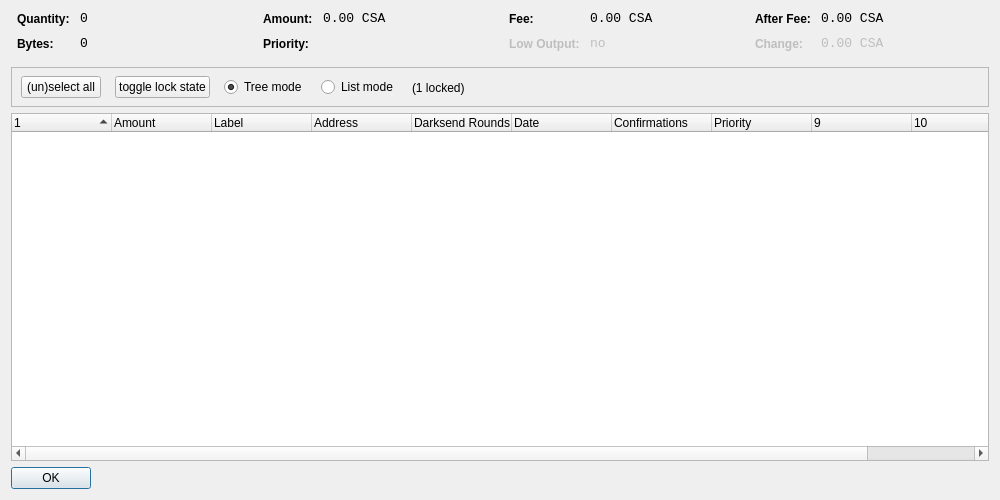
<?xml version="1.0" encoding="UTF-8"?>
<ui version="4.0">
 <class>CoinControlDialog</class>
 <widget class="QDialog" name="CoinControlDialog">
  <property name="geometry">
   <rect>
    <x>0</x>
    <y>0</y>
    <width>1000</width>
    <height>500</height>
   </rect>
  </property>
  <property name="windowTitle">
   <string>Coin Control</string>
  </property>
  <layout class="QVBoxLayout" name="verticalLayout">
   <item>
    <layout class="QHBoxLayout" name="horizontalLayoutTop" stretch="0,0,0,0">
     <property name="topMargin">
      <number>0</number>
     </property>
     <property name="bottomMargin">
      <number>10</number>
     </property>
     <item>
      <layout class="QFormLayout" name="formLayoutCoinControl1">
       <property name="horizontalSpacing">
        <number>10</number>
       </property>
       <property name="verticalSpacing">
        <number>10</number>
       </property>
       <property name="leftMargin">
        <number>6</number>
       </property>
       <property name="rightMargin">
        <number>6</number>
       </property>
       <item row="0" column="0">
        <widget class="QLabel" name="labelCoinControlQuantityText">
         <property name="styleSheet">
          <string notr="true">font-weight:bold;</string>
         </property>
         <property name="text">
          <string>Quantity:</string>
         </property>
        </widget>
       </item>
       <item row="0" column="1">
        <widget class="QLabel" name="labelCoinControlQuantity">
         <property name="font">
          <font>
           <family>Monospace</family>
           <pointsize>10</pointsize>
          </font>
         </property>
         <property name="cursor">
          <cursorShape>IBeamCursor</cursorShape>
         </property>
         <property name="contextMenuPolicy">
          <enum>Qt::ActionsContextMenu</enum>
         </property>
         <property name="text">
          <string notr="true">0</string>
         </property>
         <property name="textInteractionFlags">
          <set>Qt::LinksAccessibleByMouse|Qt::TextSelectableByKeyboard|Qt::TextSelectableByMouse</set>
         </property>
        </widget>
       </item>
       <item row="1" column="0">
        <widget class="QLabel" name="labelCoinControlBytesText">
         <property name="styleSheet">
          <string notr="true">font-weight:bold;</string>
         </property>
         <property name="text">
          <string>Bytes:</string>
         </property>
        </widget>
       </item>
       <item row="1" column="1">
        <widget class="QLabel" name="labelCoinControlBytes">
         <property name="font">
          <font>
           <family>Monospace</family>
           <pointsize>10</pointsize>
          </font>
         </property>
         <property name="cursor">
          <cursorShape>IBeamCursor</cursorShape>
         </property>
         <property name="contextMenuPolicy">
          <enum>Qt::ActionsContextMenu</enum>
         </property>
         <property name="text">
          <string notr="true">0</string>
         </property>
         <property name="textInteractionFlags">
          <set>Qt::LinksAccessibleByMouse|Qt::TextSelectableByKeyboard|Qt::TextSelectableByMouse</set>
         </property>
        </widget>
       </item>
      </layout>
     </item>
     <item>
      <layout class="QFormLayout" name="formLayoutCoinControl2">
       <property name="horizontalSpacing">
        <number>10</number>
       </property>
       <property name="verticalSpacing">
        <number>10</number>
       </property>
       <property name="leftMargin">
        <number>6</number>
       </property>
       <property name="rightMargin">
        <number>6</number>
       </property>
       <item row="0" column="0">
        <widget class="QLabel" name="labelCoinControlAmountText">
         <property name="styleSheet">
          <string notr="true">font-weight:bold;</string>
         </property>
         <property name="text">
          <string>Amount:</string>
         </property>
        </widget>
       </item>
       <item row="0" column="1">
        <widget class="QLabel" name="labelCoinControlAmount">
         <property name="font">
          <font>
           <family>Monospace</family>
           <pointsize>10</pointsize>
          </font>
         </property>
         <property name="cursor">
          <cursorShape>IBeamCursor</cursorShape>
         </property>
         <property name="contextMenuPolicy">
          <enum>Qt::ActionsContextMenu</enum>
         </property>
         <property name="text">
          <string notr="true">0.00 CSA</string>
         </property>
         <property name="textInteractionFlags">
          <set>Qt::LinksAccessibleByMouse|Qt::TextSelectableByKeyboard|Qt::TextSelectableByMouse</set>
         </property>
        </widget>
       </item>
       <item row="1" column="0">
        <widget class="QLabel" name="labelCoinControlPriorityText">
         <property name="styleSheet">
          <string notr="true">font-weight:bold;</string>
         </property>
         <property name="text">
          <string>Priority:</string>
         </property>
        </widget>
       </item>
       <item row="1" column="1">
        <widget class="QLabel" name="labelCoinControlPriority">
         <property name="font">
          <font>
           <family>Monospace</family>
           <pointsize>10</pointsize>
          </font>
         </property>
         <property name="cursor">
          <cursorShape>IBeamCursor</cursorShape>
         </property>
         <property name="contextMenuPolicy">
          <enum>Qt::ActionsContextMenu</enum>
         </property>
         <property name="text">
          <string/>
         </property>
         <property name="textInteractionFlags">
          <set>Qt::LinksAccessibleByMouse|Qt::TextSelectableByKeyboard|Qt::TextSelectableByMouse</set>
         </property>
        </widget>
       </item>
      </layout>
     </item>
     <item>
      <layout class="QFormLayout" name="formLayoutCoinControl3">
       <property name="horizontalSpacing">
        <number>10</number>
       </property>
       <property name="verticalSpacing">
        <number>10</number>
       </property>
       <property name="leftMargin">
        <number>6</number>
       </property>
       <property name="rightMargin">
        <number>6</number>
       </property>
       <item row="0" column="0">
        <widget class="QLabel" name="labelCoinControlFeeText">
         <property name="styleSheet">
          <string notr="true">font-weight:bold;</string>
         </property>
         <property name="text">
          <string>Fee:</string>
         </property>
        </widget>
       </item>
       <item row="0" column="1">
        <widget class="QLabel" name="labelCoinControlFee">
         <property name="font">
          <font>
           <family>Monospace</family>
           <pointsize>10</pointsize>
          </font>
         </property>
         <property name="cursor">
          <cursorShape>IBeamCursor</cursorShape>
         </property>
         <property name="contextMenuPolicy">
          <enum>Qt::ActionsContextMenu</enum>
         </property>
         <property name="text">
          <string notr="true">0.00 CSA</string>
         </property>
         <property name="textInteractionFlags">
          <set>Qt::LinksAccessibleByMouse|Qt::TextSelectableByKeyboard|Qt::TextSelectableByMouse</set>
         </property>
        </widget>
       </item>
       <item row="1" column="0">
        <widget class="QLabel" name="labelCoinControlLowOutputText">
         <property name="enabled">
          <bool>false</bool>
         </property>
         <property name="styleSheet">
          <string notr="true">font-weight:bold;</string>
         </property>
         <property name="text">
          <string>Low Output:</string>
         </property>
        </widget>
       </item>
       <item row="1" column="1">
        <widget class="QLabel" name="labelCoinControlLowOutput">
         <property name="enabled">
          <bool>false</bool>
         </property>
         <property name="font">
          <font>
           <family>Monospace</family>
           <pointsize>10</pointsize>
          </font>
         </property>
         <property name="cursor">
          <cursorShape>IBeamCursor</cursorShape>
         </property>
         <property name="contextMenuPolicy">
          <enum>Qt::ActionsContextMenu</enum>
         </property>
         <property name="text">
          <string notr="true">no</string>
         </property>
         <property name="textInteractionFlags">
          <set>Qt::LinksAccessibleByMouse|Qt::TextSelectableByKeyboard|Qt::TextSelectableByMouse</set>
         </property>
        </widget>
       </item>
      </layout>
     </item>
     <item>
      <layout class="QFormLayout" name="formLayoutCoinControl4">
       <property name="horizontalSpacing">
        <number>10</number>
       </property>
       <property name="verticalSpacing">
        <number>10</number>
       </property>
       <property name="leftMargin">
        <number>6</number>
       </property>
       <property name="rightMargin">
        <number>6</number>
       </property>
       <item row="0" column="0">
        <widget class="QLabel" name="labelCoinControlAfterFeeText">
         <property name="styleSheet">
          <string notr="true">font-weight:bold;</string>
         </property>
         <property name="text">
          <string>After Fee:</string>
         </property>
        </widget>
       </item>
       <item row="0" column="1">
        <widget class="QLabel" name="labelCoinControlAfterFee">
         <property name="font">
          <font>
           <family>Monospace</family>
           <pointsize>10</pointsize>
          </font>
         </property>
         <property name="cursor">
          <cursorShape>IBeamCursor</cursorShape>
         </property>
         <property name="contextMenuPolicy">
          <enum>Qt::ActionsContextMenu</enum>
         </property>
         <property name="text">
          <string notr="true">0.00 CSA</string>
         </property>
         <property name="textInteractionFlags">
          <set>Qt::LinksAccessibleByMouse|Qt::TextSelectableByKeyboard|Qt::TextSelectableByMouse</set>
         </property>
        </widget>
       </item>
       <item row="1" column="0">
        <widget class="QLabel" name="labelCoinControlChangeText">
         <property name="enabled">
          <bool>false</bool>
         </property>
         <property name="styleSheet">
          <string notr="true">font-weight:bold;</string>
         </property>
         <property name="text">
          <string>Change:</string>
         </property>
        </widget>
       </item>
       <item row="1" column="1">
        <widget class="QLabel" name="labelCoinControlChange">
         <property name="enabled">
          <bool>false</bool>
         </property>
         <property name="font">
          <font>
           <family>Monospace</family>
           <pointsize>10</pointsize>
          </font>
         </property>
         <property name="cursor">
          <cursorShape>IBeamCursor</cursorShape>
         </property>
         <property name="contextMenuPolicy">
          <enum>Qt::ActionsContextMenu</enum>
         </property>
         <property name="text">
          <string notr="true">0.00 CSA</string>
         </property>
         <property name="textInteractionFlags">
          <set>Qt::LinksAccessibleByMouse|Qt::TextSelectableByKeyboard|Qt::TextSelectableByMouse</set>
         </property>
        </widget>
       </item>
      </layout>
     </item>
    </layout>
   </item>
   <item>
    <widget class="QFrame" name="frame">
     <property name="minimumSize">
      <size>
       <width>0</width>
       <height>40</height>
      </size>
     </property>
     <property name="frameShape">
      <enum>QFrame::StyledPanel</enum>
     </property>
     <property name="frameShadow">
      <enum>QFrame::Sunken</enum>
     </property>
     <widget class="QWidget" name="horizontalLayoutWidget">
      <property name="geometry">
       <rect>
        <x>10</x>
        <y>0</y>
        <width>781</width>
        <height>41</height>
       </rect>
      </property>
      <layout class="QHBoxLayout" name="horizontalLayoutPanel" stretch="0,0,0,0,0">
       <property name="spacing">
        <number>14</number>
       </property>
       <item>
        <widget class="QPushButton" name="pushButtonSelectAll">
         <property name="sizePolicy">
          <sizepolicy hsizetype="Maximum" vsizetype="Fixed">
           <horstretch>0</horstretch>
           <verstretch>0</verstretch>
          </sizepolicy>
         </property>
         <property name="text">
          <string>(un)select all</string>
         </property>
        </widget>
       </item>
        <item>
         <widget class="QPushButton" name="pushButtonToggleLock">
          <property name="sizePolicy">
           <sizepolicy hsizetype="Maximum" vsizetype="Fixed">
            <horstretch>0</horstretch>
            <verstretch>0</verstretch>
           </sizepolicy>
          </property>
          <property name="text">
           <string>toggle lock state</string>
          </property>
          <property name="autoDefault">
           <bool>false</bool>
          </property>
         </widget>
        </item>
       <item>
        <widget class="QRadioButton" name="radioTreeMode">
         <property name="sizePolicy">
          <sizepolicy hsizetype="Maximum" vsizetype="Fixed">
           <horstretch>0</horstretch>
           <verstretch>0</verstretch>
          </sizepolicy>
         </property>
         <property name="text">
          <string>Tree mode</string>
         </property>
         <property name="checked">
          <bool>true</bool>
         </property>
        </widget>
       </item>
       <item>
        <widget class="QRadioButton" name="radioListMode">
         <property name="sizePolicy">
          <sizepolicy hsizetype="Maximum" vsizetype="Fixed">
           <horstretch>0</horstretch>
           <verstretch>0</verstretch>
          </sizepolicy>
         </property>
         <property name="text">
          <string>List mode</string>
         </property>
        </widget>
       </item>
        <item>
         <widget class="QLabel" name="labelLocked">
          <property name="text">
           <string>(1 locked)</string>
          </property>
         </widget>
        </item>
       <item>
        <spacer name="horizontalSpacer">
         <property name="orientation">
          <enum>Qt::Horizontal</enum>
         </property>
         <property name="sizeHint" stdset="0">
          <size>
           <width>40</width>
           <height>20</height>
          </size>
         </property>
        </spacer>
       </item>
      </layout>
     </widget>
    </widget>
   </item>
   <item>
    <widget class="CoinControlTreeWidget" name="treeWidget">
     <property name="contextMenuPolicy">
      <enum>Qt::CustomContextMenu</enum>
     </property>
     <property name="sortingEnabled">
      <bool>false</bool>
     </property>
     <property name="columnCount">
      <number>11</number>
     </property>
     <attribute name="headerShowSortIndicator" stdset="0">
      <bool>true</bool>
     </attribute>
     <attribute name="headerStretchLastSection">
      <bool>false</bool>
     </attribute>
     <column>
      <property name="text">
       <string/>
      </property>
     </column>
     <column>
      <property name="text">
       <string>Amount</string>
      </property>
     </column>
     <column>
      <property name="text">
       <string>Label</string>
      </property>
     </column>
     <column>
      <property name="text">
       <string>Address</string>
      </property>
     </column>
     <column>
      <property name="text">
       <string>Darksend Rounds</string>
      </property>
    </column>
     <column>
      <property name="text">
       <string>Date</string>
      </property>
     </column>
     <column>
      <property name="text">
       <string>Confirmations</string>
      </property>
      <property name="toolTip">
       <string>Confirmed</string>
      </property>
     </column>
     <column>
      <property name="text">
       <string>Priority</string>
      </property>
     </column>
     <column>
      <property name="text">
       <string/>
      </property>
     </column>
     <column>
      <property name="text">
       <string/>
      </property>
     </column>
     <column>
      <property name="text">
       <string/>
      </property>
     </column>
     <column>
      <property name="text">
       <string/>
      </property>
     </column>
    </widget>
   </item>
   <item>
    <widget class="QDialogButtonBox" name="buttonBox">
     <property name="sizePolicy">
      <sizepolicy hsizetype="Maximum" vsizetype="Fixed">
       <horstretch>0</horstretch>
       <verstretch>0</verstretch>
      </sizepolicy>
     </property>
     <property name="orientation">
      <enum>Qt::Horizontal</enum>
     </property>
     <property name="standardButtons">
      <set>QDialogButtonBox::Ok</set>
     </property>
    </widget>
   </item>
  </layout>
 </widget>
 <customwidgets>
  <customwidget>
   <class>CoinControlTreeWidget</class>
   <extends>QTreeWidget</extends>
   <header>coincontroltreewidget.h</header>
  </customwidget>
 </customwidgets>
 <resources/>
 <connections/>
</ui>
